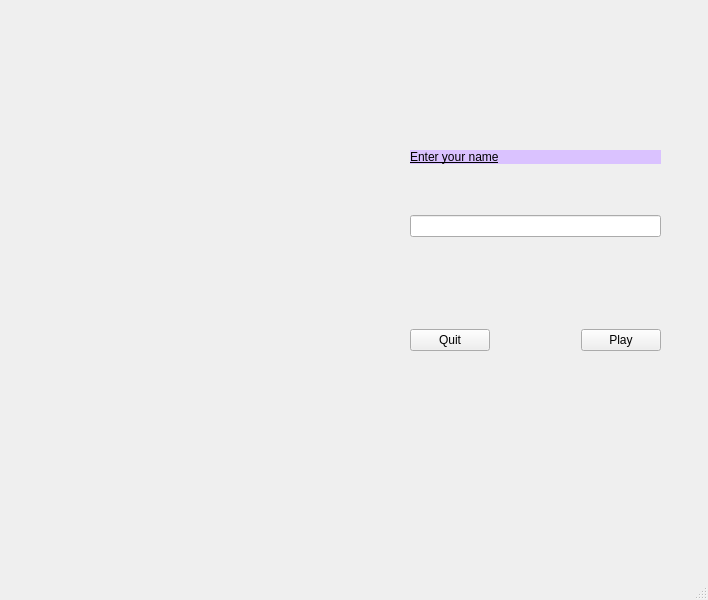
<?xml version="1.0" encoding="UTF-8"?>
<ui version="4.0">
 <class>MainWindow</class>
 <widget class="QMainWindow" name="MainWindow">
  <property name="geometry">
   <rect>
    <x>0</x>
    <y>0</y>
    <width>708</width>
    <height>600</height>
   </rect>
  </property>
  <property name="windowTitle">
   <string>MainWindow</string>
  </property>
  <property name="styleSheet">
   <string notr="true">;
background-image: url(:/arr.jpg);</string>
  </property>
  <widget class="QWidget" name="centralwidget">
   <widget class="QLabel" name="label">
    <property name="geometry">
     <rect>
      <x>10</x>
      <y>20</y>
      <width>321</width>
      <height>511</height>
     </rect>
    </property>
    <property name="text">
     <string/>
    </property>
    <property name="pixmap">
     <pixmap>../../Desktop/image/belote2.jpg</pixmap>
    </property>
    <property name="scaledContents">
     <bool>true</bool>
    </property>
   </widget>
   <widget class="QWidget" name="layoutWidget">
    <property name="geometry">
     <rect>
      <x>410</x>
      <y>150</y>
      <width>251</width>
      <height>201</height>
     </rect>
    </property>
    <layout class="QVBoxLayout" name="verticalLayout_2">
     <item>
      <layout class="QVBoxLayout" name="verticalLayout">
       <item>
        <widget class="QLabel" name="label_2">
         <property name="styleSheet">
          <string notr="true">color: rgb(0, 0, 0);
text-decoration: underline;
font: 75 italic 12pt &quot;Palatino Linotype&quot;;
background-color: rgb(218, 194, 255);</string>
         </property>
         <property name="text">
          <string>Enter your name</string>
         </property>
        </widget>
       </item>
       <item>
        <spacer name="verticalSpacer">
         <property name="orientation">
          <enum>Qt::Vertical</enum>
         </property>
         <property name="sizeHint" stdset="0">
          <size>
           <width>20</width>
           <height>40</height>
          </size>
         </property>
        </spacer>
       </item>
       <item>
        <widget class="QLineEdit" name="inputnomJ1"/>
       </item>
      </layout>
     </item>
     <item>
      <spacer name="verticalSpacer_2">
       <property name="orientation">
        <enum>Qt::Vertical</enum>
       </property>
       <property name="sizeHint" stdset="0">
        <size>
         <width>20</width>
         <height>40</height>
        </size>
       </property>
      </spacer>
     </item>
     <item>
      <layout class="QHBoxLayout" name="horizontalLayout">
       <item>
        <widget class="QPushButton" name="pushButton_2">
         <property name="text">
          <string>Quit</string>
         </property>
        </widget>
       </item>
       <item>
        <spacer name="horizontalSpacer">
         <property name="orientation">
          <enum>Qt::Horizontal</enum>
         </property>
         <property name="sizeHint" stdset="0">
          <size>
           <width>40</width>
           <height>20</height>
          </size>
         </property>
        </spacer>
       </item>
       <item>
        <widget class="QPushButton" name="boutonplay">
         <property name="text">
          <string>Play</string>
         </property>
        </widget>
       </item>
      </layout>
     </item>
    </layout>
   </widget>
  </widget>
  <widget class="QStatusBar" name="statusbar"/>
 </widget>
 <resources/>
 <connections>
  <connection>
   <sender>pushButton_2</sender>
   <signal>clicked()</signal>
   <receiver>MainWindow</receiver>
   <slot>close()</slot>
   <hints>
    <hint type="sourcelabel">
     <x>471</x>
     <y>355</y>
    </hint>
    <hint type="destinationlabel">
     <x>515</x>
     <y>492</y>
    </hint>
   </hints>
  </connection>
 </connections>
</ui>
